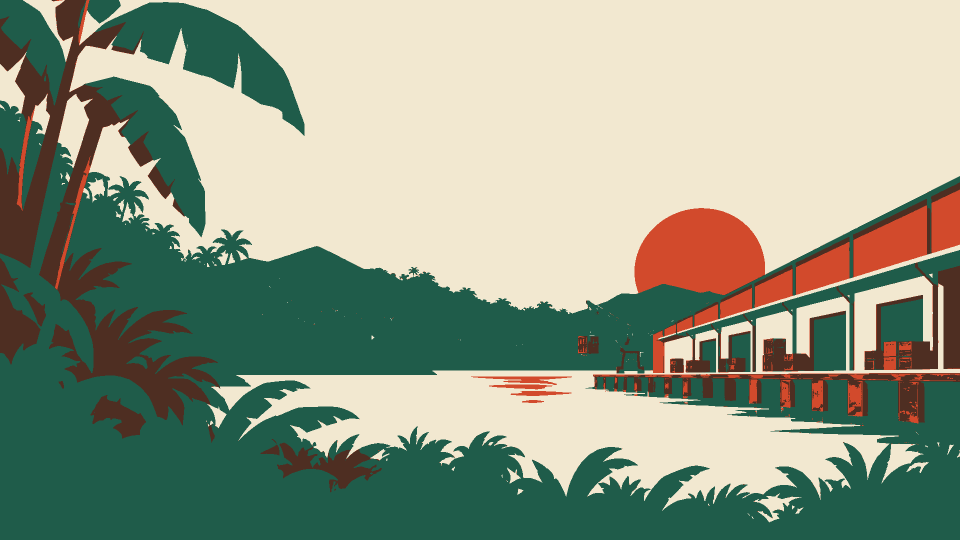
#> input picture apps/GoBanandit/design/style_frame/bg_base.png, 1920 x 1080 px, found by its file name (shown at 1/2 size)
$ python build_swing_win_plaques.py
#> lines starting #> are read from the running program, lines starting #| are printed output that depends on the picture; after the words box and inside, x2 and y2 are one past the last pixel; in counts of white or black regions, pixels touching at a corner belong together
#> in board, `out = Image.new("RGBA", (W, H))`: out: PIL image 948x508 RGBA; every value is 0
### apps/SwingMonkey爵士俱樂部/design/build_swing_fg_sign.py
"""The free-game boards (fg_intro / fg_total), 2026-10-18.

The old boards were a flat cream panel in a red/black/gold frame with a dotted
row of studs and a monkey badge and a record pasted into the corners — plain,
and the pasted icons read as AI-made (the note the user gave Putt / Strike).
These are cut from the game's own illustration instead, as a GIG TICKET:

  - a window onto the stage, cropped from the game's own backdrop (the lit
    feature stage for the intro — the spotlit curtain, the drum kit, the
    double bass; the house for the total — table lamps and a cocktail)
  - under it the ticket's paper, with the stub's two half-moon notches and a
    perforation line torn across between them — the one thing that makes it a
    ticket, drawn in the board's own ink
  - ink / paper / red are the logo's (logo_board.png)

No icons are added and the decor layers are written empty, so nothing on the
board moves on its own; the board itself drops and settles and the stage's
spotlight swings across the window once (FreeSpinAnimation.svelte). Text is
drawn by the frontend on the paper inside the keyline; its safe rectangle is PAPER in
FreeSpinAnimation.svelte — re-measure both together.

Run: python design/build_swing_fg_sign.py
Originals are kept once in design/source/_pre_fg_sign/.
"""
from pathlib import Path
import shutil

import numpy as np
from PIL import Image, ImageDraw, ImageFilter

APP = Path(__file__).resolve().parents[1]
V8 = APP / "static/assets/sprites/sushiV8"
BG = APP / "static/assets/sprites/sushiBackground"
BACKUP = APP / "design/source/_pre_fg_sign"

W, H = 1600, 1000
# measured on logo_board.png
INK = (36, 29, 28)
PAPER = (248, 232, 198)
RED = (170, 43, 56)
GOLD = (233, 190, 100)
MARGIN, INK_W, RADIUS = 16, 14, 46
SEAM_Y = 420  # window bottom / paper top (board px)
NOTCH_R = 46  # the stub's half-moon notches
NOTCH_DROP = 62  # notch centre below the seam


def rounded_mask(size, box, radius, scale=4):
#> called with size = (948, 508), box = (0, 0, 947, 507), radius = 38, scale = 4
    big = Image.new("L", (size[0] * scale, size[1] * scale), 0)
#> big: PIL image 3792x2032 L; every value is 0
    ImageDraw.Draw(big).rounded_rectangle([v * scale for v in box], radius * scale, fill=255)
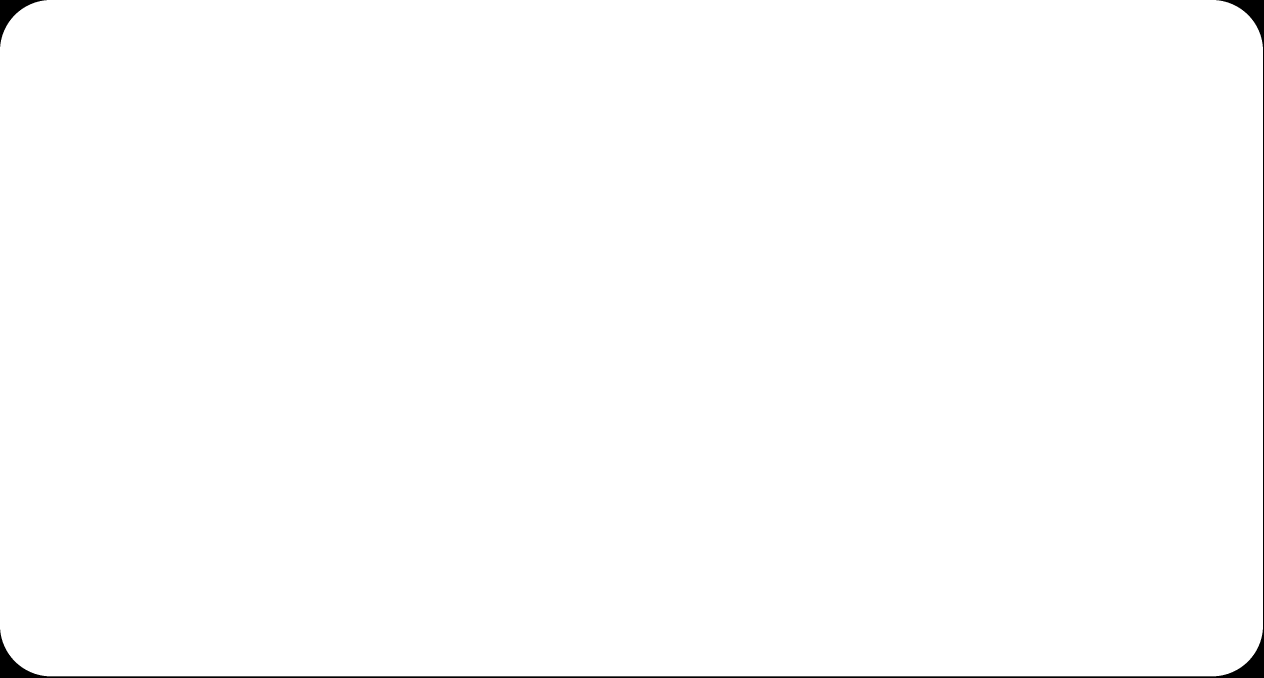
#> big: PIL image 3792x2032 L (shown at 1/3 size); 99.5% white; 2 black regions, box (x1, y1, x2, y2) and area: (0, 0, 3792, 2032) 32478, (0, 0, 140, 140) 5005
    return big.resize(size, Image.Resampling.LANCZOS)


def stroke_layer(size, draw_fn, colour, scale=4):
    big = Image.new("L", (size[0] * scale, size[1] * scale), 0)
    draw_fn(ImageDraw.Draw(big), scale)
    m = big.resize(size, Image.Resampling.LANCZOS)
    layer = Image.new("RGBA", size, colour + (255,))
    layer.putalpha(m)
    return layer


def view(src_path: Path, box, size, lift=1.0):
    """box: (x0, y0, x1) of the backdrop to show; height follows the window.
    lift > 1 brightens the stage a touch (the backdrop is painted dark to sit
    behind the reels; in a small window it needs to read)."""
#> called with box = (0, 760, 1000), size = (912, 218), lift = 1.15
    src = Image.open(src_path).convert("RGBA")
#> src is the input picture: PIL image 1920x1080 RGBA; mean R, G, B, A 146.5, 156.6, 135.6, 255
    x0, y0, x1 = box
    k = size[0] / (x1 - x0)
    h = round(size[1] / k)
    pic = src.crop((x0, y0, x1, y0 + h)).resize(size, Image.Resampling.LANCZOS)
    if lift != 1.0:
        a = np.asarray(pic).astype(np.float32)
        a[..., :3] = 255 * (a[..., :3] / 255) ** (1 / lift)
        pic = Image.fromarray(a.clip(0, 255).astype(np.uint8))
    return pic


# [29 lines left out: function notches, not called in this run]


def board(bg: Path, box, size=(W, H), seam=SEAM_Y, k=1.0, lift=1.15, ticket=True) -> Image.Image:
    """k scales the frame and rules (the win plaques are 0.6 of a board)."""
    W, H = size
    m, ink, rad = round(MARGIN * k), round(INK_W * k), round(RADIUS * k)
    out = Image.new("RGBA", (W, H))
    out.paste(Image.new("RGBA", (W, H), PAPER + (255,)), (0, 0),
              rounded_mask((W, H), (0, 0, W - 1, H - 1), rad + m))

    # the window onto the stage, inside the ink frame, square at the seam
    win = (m + ink, m + ink, W - m - ink, seam)
    pic = view(bg, box, (win[2] - win[0], win[3] - win[1]), lift)
    mask = np.asarray(rounded_mask((W, H), (win[0], win[1], win[2], win[3] + rad), rad - ink)).copy()
#> in rounded_mask (call 2), `ImageDraw.Draw(big).rounded_rectangle([v * scale for v in box], radius..`: big: PIL image 3792x2032 L; 46.6% white; 1 white region, box (x1, y1, x2, y2) and area: (72, 72, 3721, 1057) 3588665
    mask[seam:, :] = 0
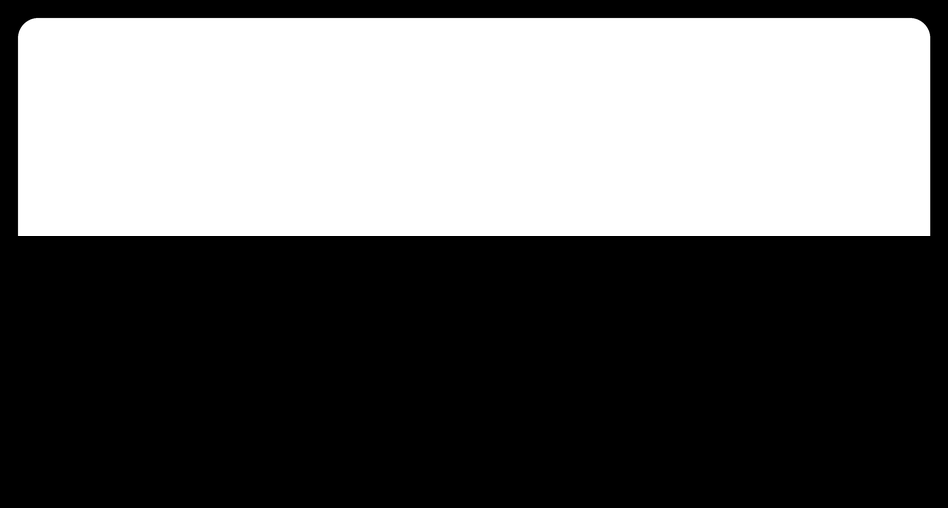
#> mask: shape (508, 948); min 0, max 255, mean 105.2
    layer = Image.new("RGBA", (W, H))
    layer.paste(pic, (win[0], win[1]))
    out.paste(layer, (0, 0), Image.fromarray(mask))
    # a soft shade under the frame, as a picture behind glass
    sh = Image.new("L", (W, H), 0)
#> sh: PIL image 948x508 L; every value is 0
    ImageDraw.Draw(sh).rounded_rectangle((win[0], win[1], win[2], win[3] + rad), rad - ink, outline=130, width=round(9 * k))
#> sh: PIL image 948x508 L; values 0 (black) and 130 (white), 2.4% white; 1 white region, box (x1, y1, x2, y2) and area: (18, 18, 931, 265) 11340
    sh = sh.filter(ImageFilter.GaussianBlur(7 * k))
    shm = np.asarray(sh).astype(np.float32) * (mask / 255.0)
    shade = Image.new("RGBA", (W, H), INK + (255,))
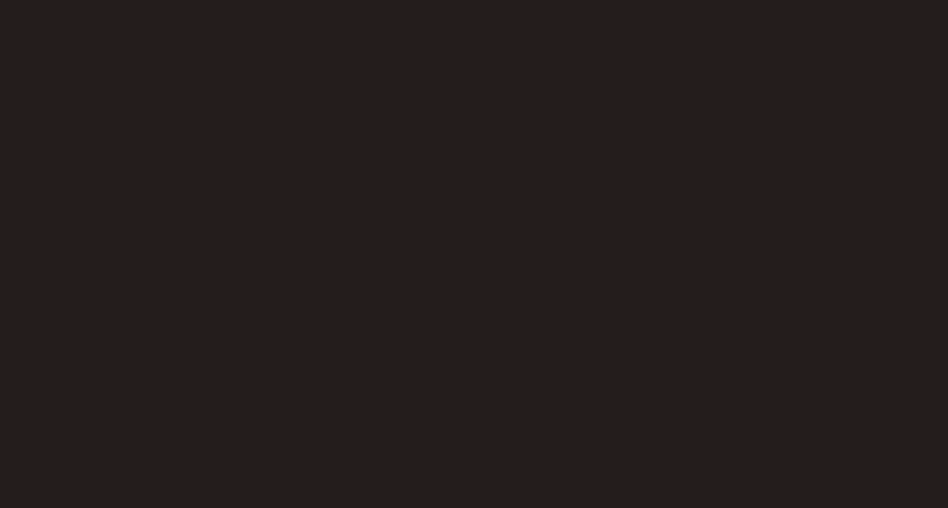
#> shade: PIL image 948x508 RGBA; mean R, G, B, A 36, 29, 28, 255
    shade.putalpha(Image.fromarray(shm.astype(np.uint8)))
    out.alpha_composite(shade)

    # ink: the outer frame, the rule under the window, and the logo's red
    # pinstripe under that
    def frame(d, s):
        d.rounded_rectangle([m * s, m * s, (W - m) * s - 1, (H - m) * s - 1], rad * s,
                            outline=255, width=round(ink * s))
        d.rectangle([(m + ink) * s, (seam - 2) * s, (W - m - ink) * s, (seam + round(10 * k)) * s], fill=255)
    out.alpha_composite(stroke_layer((W, H), lambda d, s: d.rectangle(
        [(m + ink) * s, (seam + round(10 * k)) * s, (W - m - ink) * s, (seam + round(17 * k)) * s], fill=255), RED))
#> in stroke_layer, `draw_fn(ImageDraw.Draw(big), scale)`: big: PIL image 3792x2032 L; 0.81% white; 1 white region, box (x1, y1, x2, y2) and area: (72, 968, 3721, 985) 62033
#> in stroke_layer, `layer = Image.new("RGBA", size, colour + (255,))`:
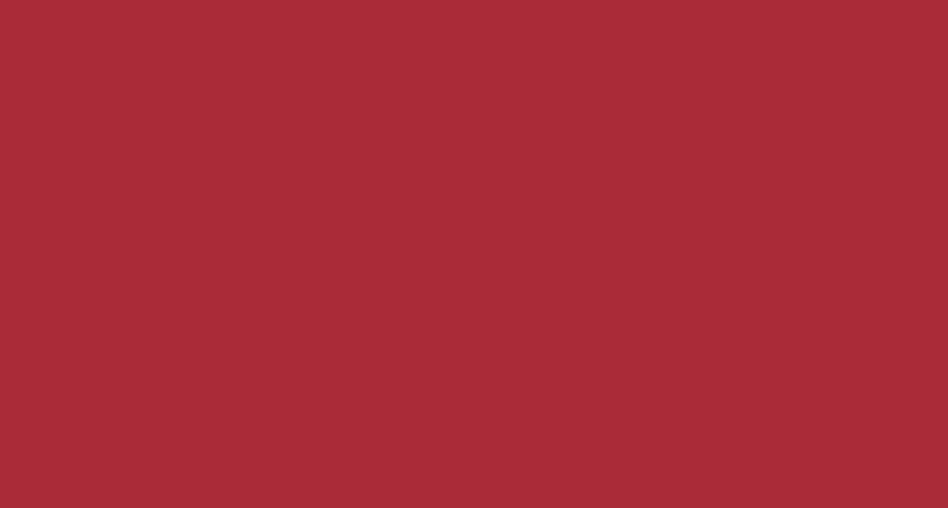
#> layer: PIL image 948x508 RGBA; mean R, G, B, A 170, 43, 56, 255
    out.alpha_composite(stroke_layer((W, H), frame, INK))
#> in stroke_layer (call 2), `draw_fn(ImageDraw.Draw(big), scale)`: big: PIL image 3792x2032 L; 6.1% white; 1 white region, box (x1, y1, x2, y2) and area: (40, 40, 3752, 1992) 473424
    # the paper's keyline: the logo's red, inset under the perforation
    k_in = m + ink + round(26 * k)
    top = seam + round((NOTCH_DROP + 30) * k) if ticket else seam + round(26 * k)
    out.alpha_composite(stroke_layer((W, H), lambda d, s: d.rounded_rectangle(
        [k_in * s, top * s, (W - k_in) * s, (H - k_in) * s], round(28 * k) * s,
        outline=255, width=round(4 * k * s)), RED))
#> in stroke_layer (call 3), `draw_fn(ImageDraw.Draw(big), scale)`: big: PIL image 3792x2032 L; 1.1% white; 1 white region, box (x1, y1, x2, y2) and area: (136, 1008, 3657, 1897) 86692
#> in plaque, `out = Image.new("RGBA", (PW, PH))`: out: PIL image 1000x560 RGBA; every value is 0
#> call 3 of rounded_mask, with size = (1000, 560), box = (0, 0, 999, 559), radius = 56, scale = 4
#> in rounded_mask (call 3), `big = Image.new("L", (size[0] * scale, size[1] * scale), 0)`: big: PIL image 4000x2240 L; every value is 0
#> in rounded_mask (call 3), `ImageDraw.Draw(big).rounded_rectangle([v * scale for v in box], radius..`: big: PIL image 4000x2240 L; 99.3% white; 2 black regions, box (x1, y1, x2, y2) and area: (0, 0, 4000, 2240) 51213, (0, 0, 210, 210) 10834
#> in rounded_mask (call 3), `return big.resize(size, Image.Resampling.LANCZOS)`:
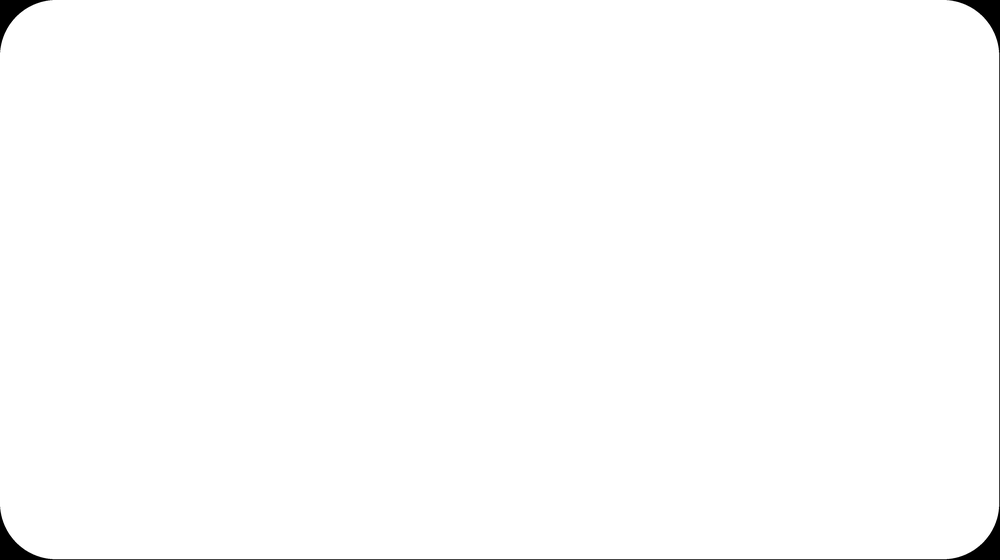
#> returned value: PIL image 1000x560 L; min 0, max 255, mean 253.2
    if ticket:
        r = round(NOTCH_R * k)
        out = notches(out, seam + round(NOTCH_DROP * k), r, ink,
                      dash=(r + ink + round(18 * k), W - r - ink - round(18 * k), RED))
    return out


# [27 lines left out: function counter_plate, not called in this run]


def save(im: Image.Image, name: str):
    p = V8 / name
    BACKUP.mkdir(parents=True, exist_ok=True)
    if p.exists() and not (BACKUP / name).exists():
        shutil.copy2(p, BACKUP / name)
    im.save(p, optimize=True)
    print("wrote", p.relative_to(APP))


# [13 lines that do not run on import are left out]

### apps/SwingMonkey爵士俱樂部/design/build_swing_win_plaques.py
"""The big-win plaques (win_big .. win_max, 1000x560), 2026-10-18.

They were a flat red panel with a starburst behind it and a sax / a monkey
badge pasted beside them (the decor layers) — the thing the user rejected on
Putt / Strike. Now each is the gig ticket of build_swing_fg_sign.board (a
window onto the club over the ticket's paper), and the tiers climb by WHAT THE
WINDOW SHOWS and by the printed border, not by piling on icons:

  big       the house: a table lamp and a cocktail       cream border
  superwin  the band's corner: bass and drums            cream border, red pinstripe
  mega      the spotlight on the curtain                 red border, cream pinstripe
  epic      the band on the spotlit floor                ink border, gold pinstripe
  max       the whole stage under the valance            gold border, a row of
                                                         marquee bulbs round it

The tier name and the amount are runtime type (Win.svelte): the name sits on
the seam between window and paper (SEAM_Y there), the amount on the paper.
Decor layers are written empty, so nothing on the plaque moves by itself.

Run: python design/build_swing_win_plaques.py   (after build_swing_fg_sign.py)
"""
import sys
from pathlib import Path

from PIL import Image, ImageDraw

sys.path.insert(0, str(Path(__file__).resolve().parent))
from build_swing_fg_sign import BG, GOLD, INK, PAPER, RED, board, rounded_mask, save  # noqa: E402

PW, PH = 1000, 560
B = 26  # printed border around the ticket
IH = PH - 2 * B
SEAM = 236  # window bottom inside the ticket
HOUSE, LIT = BG / "bg_base.png", BG / "bg_feature.png"

TIERS = {
    "big": (HOUSE, (0, 760, 1000), PAPER, None, False),
    "super": (HOUSE, (0, 380, 1000), PAPER, RED, False),
    "mega": (LIT, (330, 190, 1130), RED, PAPER, False),
    "epic": (LIT, (60, 470, 1460), INK, GOLD, False),
    "max": (LIT, (0, 110, 1920), GOLD, INK, True),
}


def layer(size, draw_fn, colour, sc=4):
#> called with size = (1000, 560), colour = (36, 29, 28), sc = 4
    big = Image.new("L", (size[0] * sc, size[1] * sc), 0)
    draw_fn(ImageDraw.Draw(big), sc)
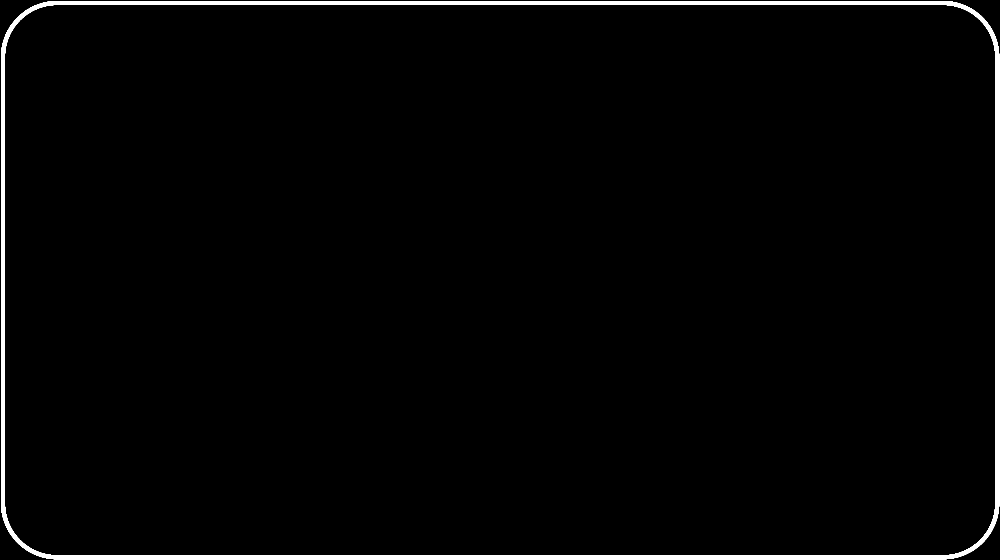
#> big: PIL image 4000x2240 L (shown at 1/4 size); 2.1% white; 1 white region, box (x1, y1, x2, y2) and area: (4, 4, 3997, 2237) 192108
    out = Image.new("RGBA", size, colour + (255,))
    out.putalpha(big.resize(size, Image.Resampling.LANCZOS))
    return out


def plaque(view, box, border, stripe, bulbs):
    inner = board(view, box, size=(PW - 2 * B, IH), seam=SEAM, k=0.6, ticket=False)
    out = Image.new("RGBA", (PW, PH))
    rad = 30
    out.paste(Image.new("RGBA", (PW, PH), border + (255,)), (0, 0),
              rounded_mask((PW, PH), (0, 0, PW - 1, PH - 1), rad + B))
    if stripe:
        out.alpha_composite(layer((PW, PH), lambda d, s: d.rounded_rectangle(
            [11 * s, 11 * s, (PW - 11) * s, (PH - 11) * s], (rad + B - 10) * s, outline=255, width=5 * s), stripe))
    if bulbs:
        # marquee bulbs on the border's centre line, evenly round the rectangle
        # (corners skipped): ink rim, cream glass, a gold-white core
        y0, y1, x0, x1 = B / 2, PH - B / 2, B / 2, PW - B / 2
        pts = []
        step = 46
        for x in range(int(x0 + rad + 12), int(x1 - rad - 6), step):
            pts += [(x, y0), (x, y1)]
        for y in range(int(y0 + rad + 22), int(y1 - rad - 6), step):
            pts += [(x0, y), (x1, y)]
        r = 8.5
        out.alpha_composite(layer((PW, PH), lambda d, s: [d.ellipse(
            [(x - r - 2.5) * s, (y - r - 2.5) * s, (x + r + 2.5) * s, (y + r + 2.5) * s], fill=255) for x, y in pts], INK))
        out.alpha_composite(layer((PW, PH), lambda d, s: [d.ellipse(
            [(x - r) * s, (y - r) * s, (x + r) * s, (y + r) * s], fill=255) for x, y in pts], (255, 240, 200)))
        out.alpha_composite(layer((PW, PH), lambda d, s: [d.ellipse(
            [(x - r * .45 - 1.5) * s, (y - r * .45 - 1.5) * s, (x + r * .45 - 1.5) * s, (y + r * .45 - 1.5) * s], fill=255)
            for x, y in pts], (255, 255, 246)))
    # the outline of the print, so a cream border still has an edge
    out.alpha_composite(layer((PW, PH), lambda d, s: d.rounded_rectangle(
        [s, s, PW * s - s, PH * s - s], (rad + B) * s, outline=255, width=4 * s), INK))
    out.alpha_composite(inner, (B, B))
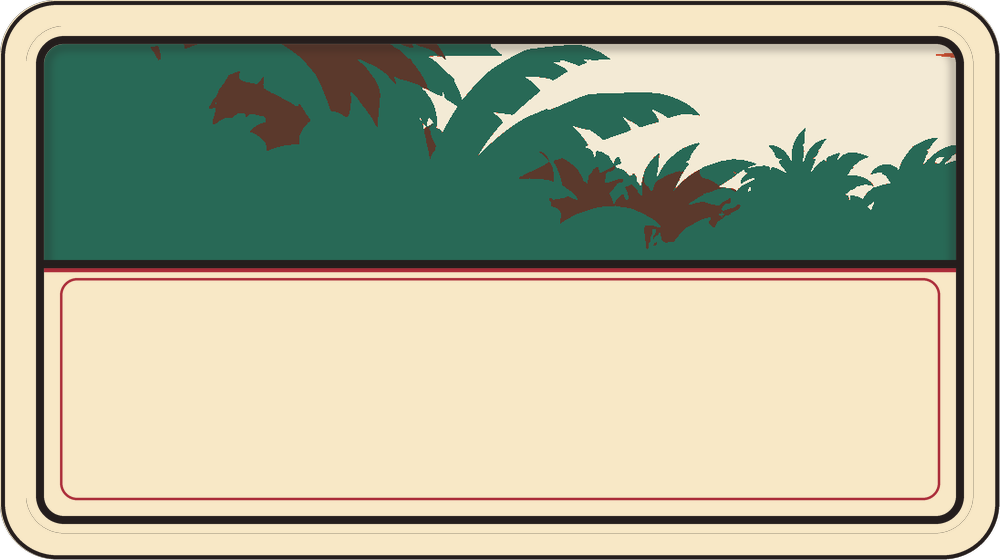
#> out: PIL image 1000x560 RGBA; mean R, G, B, A 173.6, 176, 150.8, 253.4; transparent parts drawn white
    return out


if __name__ == "__main__":
    for tier, args in TIERS.items():
        save(plaque(*args), f"win_{tier}.png")
#| wrote static/assets/sprites/sushiV8/win_big.png
        save(Image.new("RGBA", (PW, PH)), f"win_{tier}_decor.png")
#> (the run stopped early here; a loop or call above may not have finished)
